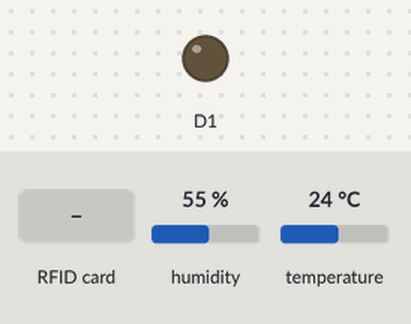
A sketch run on a simulated ESP8266 (NodeMCU). Parts: output pins drawn as LEDs (lit = HIGH). The inputs (shaded band) are chosen by the test bench; at power-on: humidity 55 %, temperature 24 °C. WiFi joins after 1.5 s; servers stay silent unless stated; what the sketch prints to the serial monitor is not drawn.

Above: at 2.7 s.
2.8 s: RFID card 51 92 36 2E held to the reader
At 3.4 s:
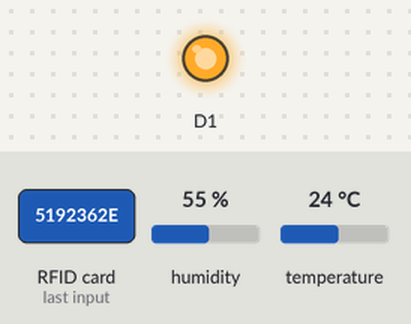
Timing chart, 0 to 12.9 s (numbered marks = the images above; inputs shaded):
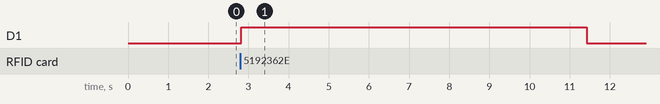

Measured:
- after the input at 2.8 s, D1: LOW → HIGH at once, → LOW 8.6 s later

The sketch:

NodeFirebase.ino
```cpp
#include <ESP8266WiFi.h>
#include <FirebaseArduino.h>

// Set these to run example.
#define FIREBASE_HOST "terereif.firebaseio.com"
#define FIREBASE_AUTH "ZOdOGqeISSSkKVTi9CzeOUqoYrjji68MHvX5LFyb"
#define WIFI_SSID "jhonatan nobre"
#define WIFI_PASSWORD "jhonatan nobre"
#define ID_GARRAFA "1"
//#define ID_USUARIO
//#define UMIDADE "200"
//#define TEMPERATURA "1000"

//********************************
//Sensor
#define SS_PIN D4      //D2
#define RST_PIN D3     //D1

#include <SPI.h>
#include <MFRC522.h>
//UmiTemp
#include <DHT.h>

MFRC522 mfrc522(SS_PIN, RST_PIN);   // Create MFRC522 instance.
int statuss = 0;
int out = 0;
//********************************


//UmiTemp
#define DHTPIN D8
// Utilize a linha de acordo com o modelo do sensor
//#define DHTTYPE DHT11   // Sensor DHT11
#define DHTTYPE DHT22   // Sensor DHT 22  (AM2302)
//#define DHTTYPE DHT21   // Sensor DHT 21 (AM2301)

// Definicoes do sensor : pino, tipo
DHT dht(DHTPIN, DHTTYPE);

void setup() {


  //Led
  pinMode(D1,OUTPUT);

// Iniclaiza o sensor DHT
Serial.println("Aguardando dados...");
  dht.begin();


  Serial.begin(9600);

//************************************
//Sensor
Serial.begin(9600);   // Initiate a serial communication
  SPI.begin();      // Initiate  SPI bus
  mfrc522.PCD_Init();   // Initiate MFRC522

  //************************************

  // connect to wifi.
  WiFi.begin(WIFI_SSID, WIFI_PASSWORD);
  Serial.print("conectando");
  while (WiFi.status() != WL_CONNECTED) {
    Serial.print(".");
    delay(500);
  }
  Serial.println();
  Serial.print("conectado: ");
  Serial.println(WiFi.localIP());

  Firebase.begin(FIREBASE_HOST, FIREBASE_AUTH);
}
int envio=0;
void loop() {


//***********************************************
//Sensor
// Look for new cards

  if ( ! mfrc522.PICC_IsNewCardPresent())
  {

    return;
  }
  // Select one of the cards
  if ( ! mfrc522.PICC_ReadCardSerial())
  {

    return;
  }
  //Show UID on serial monitor
  Serial.println();
  Serial.print(" UID tag :");
  String content= "";
  byte letter;
  for (byte i = 0; i < mfrc522.uid.size; i++)
  {
     Serial.print(mfrc522.uid.uidByte[i] < 0x10 ? " 0" : " ");
     Serial.print(mfrc522.uid.uidByte[i], HEX);
     content.concat(String(mfrc522.uid.uidByte[i] < 0x10 ? " 0" : " "));
     content.concat(String(mfrc522.uid.uidByte[i], HEX));
  }
  content.toUpperCase();
  Serial.println();
   String ID_USUARIO ;


//***************************************************************

  if (content.substring(1) == "51 92 36 2E") //change UID of the card that you want to give access
  {
   String ID_USUARIO = content.substring(1);
    Serial.println(" Access Granted ");
    Serial.println(" Welcome Mr.Circuit ");
    digitalWrite(D1,HIGH);
    delay(1000);
    Serial.println(" Have FUN ");
    Serial.println();
    statuss = 1;


   //**********************************


//TempSensor
// Aguarda 2 segundos entre as medicoes
  delay(2000);

  // Leitura da umidade
  float UMIDADE = dht.readHumidity();
  // Leitura da temperatura (Celsius)
  float TEMPERATURA = dht.readTemperature();

  // Verifica se o sensor esta respondendo
  if (isnan(UMIDADE) || isnan(TEMPERATURA))
  {
    Serial.println("Falha ao ler dados do sensor DHT !!!");
    return;
  }

  // Mostra a temperatura no serial monitor e no display
  Serial.print("Temperatura: ");
  Serial.print(TEMPERATURA);
  Serial.print(" *C  ");
  // Mostra a umidade no serial monitor e no display
  Serial.print("Umidade : ");
  Serial.print(UMIDADE);
  Serial.println(" %");


//***************************************************************
//Firebase
  int sensorValue = analogRead(A0);   // Ler o pino Analógico A0 onde está o LDR
  float voltagem = sensorValue * (3.3 / 1024.0);   // Converter a leitura analógica (que vai de 0 - 1023) para uma voltagem (0 - 3.3V), quanto de acordo com a intensidade de luz no LDR a voltagem diminui.
  Serial.println(voltagem);   // Mostrar valor da voltagem no monitor serial

  if(envio!=1){

  Firebase.setString("id_usuario",  ID_USUARIO);
  Firebase.setString("id_garrafa", ID_GARRAFA);
  Firebase.setFloat("umidade", UMIDADE);
  Firebase.setFloat("temperatura", TEMPERATURA);

  }
  delay(5000); // Espera 5 segundos

  digitalWrite(D1,LOW);

  }

  else   {
    Serial.println(" Access Denied ");
    delay(3000);
  }

  //***********************************************


}
```
